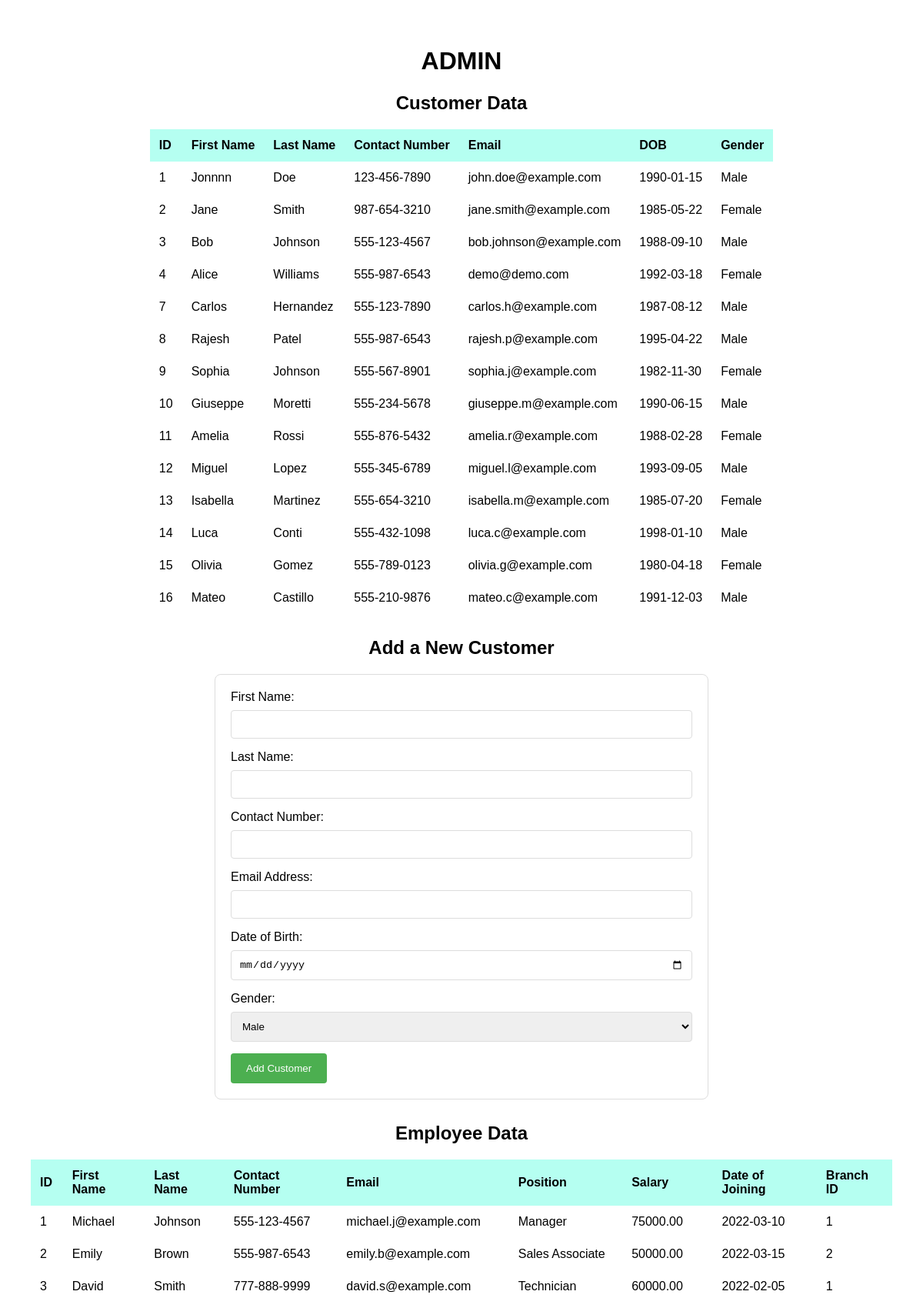
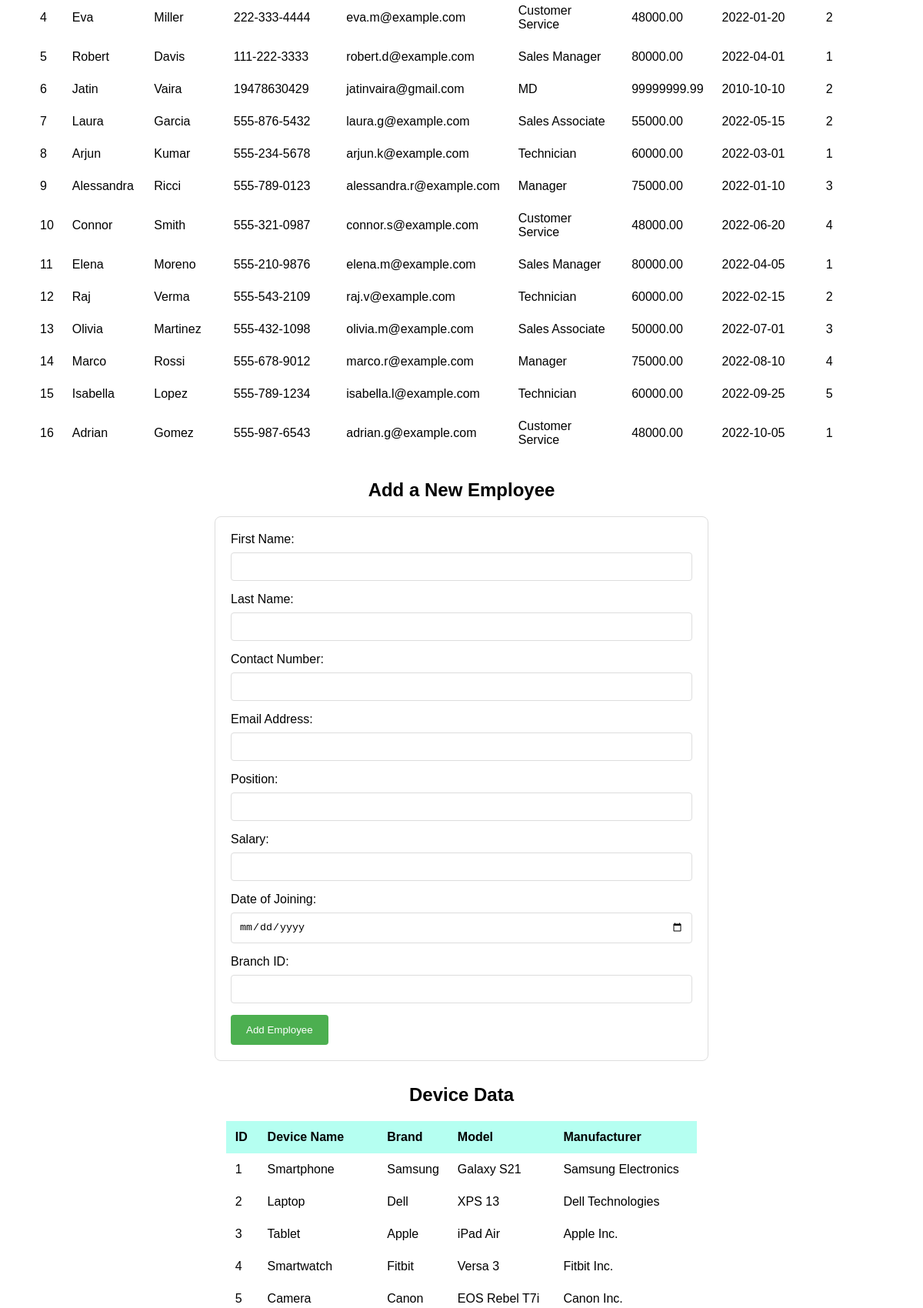
The page / (upper part) on the database its author committed (2 pictures, top to bottom).
### tables this page shows
CREATE TABLE `customer` (
  `customer_ID` int(11) NOT NULL,
  `first_name` varchar(255) NOT NULL,
  `last_name` varchar(255) NOT NULL,
  `contact_number` varchar(15) NOT NULL,
  `email_address` varchar(255) NOT NULL,
  `date_of_birth` date NOT NULL,
  `gender` varchar(10) NOT NULL
);

CREATE TABLE `employee` (
  `employee_ID` int(11) NOT NULL,
  `first_name` varchar(255) NOT NULL,
  `last_name` varchar(255) NOT NULL,
  `contact_number` varchar(15) NOT NULL,
  `email_address` varchar(255) NOT NULL,
  `position` varchar(255) NOT NULL,
  `salary` decimal(10,2) NOT NULL,
  `date_of_joining` date NOT NULL,
  `branch_ID` int(11) NOT NULL
);

CREATE TABLE `device` (
  `device_ID` int(11) NOT NULL,
  `device_name` varchar(255) NOT NULL,
  `brand` varchar(255) NOT NULL,
  `model` varchar(255) NOT NULL,
  `manufacturer` varchar(255) NOT NULL
);

### php/display_employees.php (the view, shortened to what this page needs)
<?php
include 'db.php';
$query = "SELECT * FROM `Employee`";
$result = $conn->query($query);
if ($result->num_rows > 0) {
    echo '<table>';
    echo '<tr><th>ID</th><th>First Name</th><th>Last Name</th><th>Contact Number</th><th>Email</th><th>Position</th><th>Salary</th><th>Date of Joining</th><th>Branch ID</th></tr>';
    while ($row = $result->fetch_assoc()) {
        echo "<tr>";
        echo "<td>{$row['employee_ID']}</td>";
        echo "<td>{$row['first_name']}</td>";
        echo "<td>{$row['last_name']}</td>";
        echo "<td>{$row['contact_number']}</td>";
        echo "<td>{$row['email_address']}</td>";
        echo "<td>{$row['position']}</td>";
        echo "<td>{$row['salary']}</td>";
        echo "<td>{$row['date_of_joining']}</td>";
        echo "<td>{$row['branch_ID']}</td>";
        echo "</tr>";
    }
    echo '</table>';
} else {
    echo 'No employee data available.';
}
?>

### index.php (shortened to what this page needs)
<!DOCTYPE html>
<html lang="en">
<head>
    <link rel="stylesheet" href="styles.css">
</head>
<body>
    <h1>ADMIN</h1>
    <section id="customer-section">
        <h2>Customer Data</h2>
        <?php include 'php/display_customers.php'; ?>
    </section>
    <section id="add-customer-section">
        <h2>Add a New Customer</h2>
        <?php include 'php/add_customer_form.php'; ?>
    </section>
    <section id="employee-section">
        <h2>Employee Data</h2>
        <?php include 'php/display_employees.php'; ?>
    </section>
    <section id="add-employee-section">
        <h2>Add a New Employee</h2>
        <?php include 'php/add_employees_form.php'; ?>
    </section>
    <section id="device-section">
        <h2>Device Data</h2>
        <?php include 'php/display_devices.php'; ?>
    </section>
</body>
</html>

### php/display_customers.php (shortened to what this page needs)
<?php
include 'db.php';
$query = "SELECT * FROM `Customer`";
$result = $conn->query($query);
if ($result->num_rows > 0) {
    echo '<table>';
    echo '<tr><th>ID</th><th>First Name</th><th>Last Name</th><th>Contact Number</th><th>Email</th><th>DOB</th><th>Gender</th></tr>';
    while ($row = $result->fetch_assoc()) {
        echo "<tr>";
        echo "<td>{$row['customer_ID']}</td>";
        echo "<td>{$row['first_name']}</td>";
        echo "<td>{$row['last_name']}</td>";
        echo "<td>{$row['contact_number']}</td>";
        echo "<td>{$row['email_address']}</td>";
        echo "<td>{$row['date_of_birth']}</td>";
        echo "<td>{$row['gender']}</td>";
        echo "</tr>";
    }
    echo '</table>';
} else {
    echo 'No customer data available.';
}
?>

### php/add_customer_form.php (shortened to what this page needs)
<form action="php/process.php" method="post">
    <label for="first_name">First Name:</label>
    <input type="text" id="first_name" name="first_name" required>
    <label for="last_name">Last Name:</label>
    <input type="text" id="last_name" name="last_name" required>
    <label for="contact_number">Contact Number:</label>
    <input type="text" id="contact_number" name="contact_number" required>
    <label for="email_address">Email Address:</label>
    <input type="email" id="email_address" name="email_address" required>
    <label for="date_of_birth">Date of Birth:</label>
    <input type="date" id="date_of_birth" name="date_of_birth" required>
    <label for="gender">Gender:</label>
    <select id="gender" name="gender" required>
        <option value="Male">Male</option>
    </select>
    <input type="submit" value="Add Customer">
</form>

### php/add_employees_form.php (shortened to what this page needs)
<form action="php/process.php" method="post">
    <label for="first_name">First Name:</label>
    <input type="text" id="first_name" name="first_name" required>
    <label for="last_name">Last Name:</label>
    <input type="text" id="last_name" name="last_name" required>
    <label for="contact_number">Contact Number:</label>
    <input type="text" id="contact_number" name="contact_number" required>
    <label for="email_address">Email Address:</label>
    <input type="email" id="email_address" name="email_address" required>
    <label for="position">Position:</label>
    <input type="text" id="position" name="position" required>
    <label for="salary">Salary:</label>
    <input type="text" id="salary" name="salary" required>
    <label for="date_of_joining">Date of Joining:</label>
    <input type="date" id="date_of_joining" name="date_of_joining" required>
    <label for="branch_ID">Branch ID:</label>
    <input type="text" id="branch_ID" name="branch_ID" required>
    <input type="submit" value="Add Employee">
</form>

### php/display_devices.php (shortened to what this page needs)
<?php
include 'db.php';
$query = "SELECT * FROM `Device`";
$result = $conn->query($query);
if ($result->num_rows > 0) {
    echo '<table>';
    echo '<tr><th>ID</th><th>Device Name</th><th>Brand</th><th>Model</th><th>Manufacturer</th></tr>';
    while ($row = $result->fetch_assoc()) {
        echo "<tr>";
        echo "<td>{$row['device_ID']}</td>";
        echo "<td>{$row['device_name']}</td>";
        echo "<td>{$row['brand']}</td>";
        echo "<td>{$row['model']}</td>";
        echo "<td>{$row['manufacturer']}</td>";
        echo "</tr>";
    }
    echo '</table>';
} else {
    echo 'No device data available.';
}
?>

### styles.css (style rules this page uses)
body { font-family:'Gill Sans', 'Gill Sans MT', Calibri, 'Trebuchet MS', sans-serif; margin: 20px; padding: 20px; }
h1, h2, h3 { text-align: center; }
table { border-collapse: collapse; margin-top: 20px; display: flex; justify-content: center; overflow: hidden; }
table, th, td { border: 0px solid #0b4871; }
th, td { padding: 12px; text-align: left; }
th { background-color: #b5fff1; }
section { margin-bottom: 30px; }
form { max-width: 600px; margin: 20px auto; padding: 20px; border: 1px solid #ddd; border-radius: 8px; }
label { display: block; margin-bottom: 8px; }
input[type="text"], input[type="email"], input[type="date"], input[type="checkbox"], select { width: 100%; padding: 10px; margin-bottom: 15px; border: 1px solid #ddd; border-radius: 4px; box-sizing: border-box; }
input[type="submit"], button { background-color: #4CAF50; color: white; padding: 12px 20px; border: none; border-radius: 4px; cursor: pointer; }

### rows shown on the page
customer: customer_ID "1", first_name "Jonnnn", last_name "Doe", contact_number "123-456-7890", email_address "john.doe@example.com", date_of_birth "1990-01-15", gender "Male"
customer: customer_ID "2", first_name "Jane", last_name "Smith", contact_number "987-654-3210", email_address "jane.smith@example.com", date_of_birth "1985-05-22", gender "Female"
customer: customer_ID "3", first_name "Bob", last_name "Johnson", contact_number "555-123-4567", email_address "bob.johnson@example.com", date_of_birth "1988-09-10", gender "Male"
customer: customer_ID "4", first_name "Alice", last_name "Williams", contact_number "555-987-6543", email_address "demo@demo.com", date_of_birth "1992-03-18", gender "Female"
customer: customer_ID "7", first_name "Carlos", last_name "Hernandez", contact_number "555-123-7890", email_address "carlos.h@example.com", date_of_birth "1987-08-12", gender "Male"
customer: customer_ID "8", first_name "Rajesh", last_name "Patel", contact_number "555-987-6543", email_address "rajesh.p@example.com", date_of_birth "1995-04-22", gender "Male"
customer: customer_ID "9", first_name "Sophia", last_name "Johnson", contact_number "555-567-8901", email_address "sophia.j@example.com", date_of_birth "1982-11-30", gender "Female"
customer: customer_ID "10", first_name "Giuseppe", last_name "Moretti", contact_number "555-234-5678", email_address "giuseppe.m@example.com", date_of_birth "1990-06-15", gender "Male"
customer: customer_ID "11", first_name "Amelia", last_name "Rossi", contact_number "555-876-5432", email_address "amelia.r@example.com", date_of_birth "1988-02-28", gender "Female"
customer: customer_ID "12", first_name "Miguel", last_name "Lopez", contact_number "555-345-6789", email_address "miguel.l@example.com", date_of_birth "1993-09-05", gender "Male"
customer: customer_ID "13", first_name "Isabella", last_name "Martinez", contact_number "555-654-3210", email_address "isabella.m@example.com", date_of_birth "1985-07-20", gender "Female"
customer: customer_ID "14", first_name "Luca", last_name "Conti", contact_number "555-432-1098", email_address "luca.c@example.com", date_of_birth "1998-01-10", gender "Male"
customer: customer_ID "15", first_name "Olivia", last_name "Gomez", contact_number "555-789-0123", email_address "olivia.g@example.com", date_of_birth "1980-04-18", gender "Female"
customer: customer_ID "16", first_name "Mateo", last_name "Castillo", contact_number "555-210-9876", email_address "mateo.c@example.com", date_of_birth "1991-12-03", gender "Male"
employee: employee_ID "1", first_name "Michael", last_name "Johnson", contact_number "555-123-4567", email_address "michael.j@example.com", position "Manager", salary "75000.00", date_of_joining "2022-03-10", branch_ID "1"
employee: employee_ID "2", first_name "Emily", last_name "Brown", contact_number "555-987-6543", email_address "emily.b@example.com", position "Sales Associate", salary "50000.00", date_of_joining "2022-03-15", branch_ID "2"
employee: employee_ID "3", first_name "David", last_name "Smith", contact_number "777-888-9999", email_address "david.s@example.com", position "Technician", salary "60000.00", date_of_joining "2022-02-05", branch_ID "1"
employee: employee_ID "4", first_name "Eva", last_name "Miller", contact_number "222-333-4444", email_address "eva.m@example.com", position "Customer Service", salary "48000.00", date_of_joining "2022-01-20", branch_ID "2"
employee: employee_ID "5", first_name "Robert", last_name "Davis", contact_number "111-222-3333", email_address "robert.d@example.com", position "Sales Manager", salary "80000.00", date_of_joining "2022-04-01", branch_ID "1"
employee: employee_ID "6", first_name "Jatin", last_name "Vaira", contact_number "19478630429", email_address "jatinvaira@gmail.com", position "MD", salary "99999999.99", date_of_joining "2010-10-10", branch_ID "2"
employee: employee_ID "7", first_name "Laura", last_name "Garcia", contact_number "555-876-5432", email_address "laura.g@example.com", position "Sales Associate", salary "55000.00", date_of_joining "2022-05-15", branch_ID "2"
employee: employee_ID "8", first_name "Arjun", last_name "Kumar", contact_number "555-234-5678", email_address "arjun.k@example.com", position "Technician", salary "60000.00", date_of_joining "2022-03-01", branch_ID "1"
employee: employee_ID "9", first_name "Alessandra", last_name "Ricci", contact_number "555-789-0123", email_address "alessandra.r@example.com", position "Manager", salary "75000.00", date_of_joining "2022-01-10", branch_ID "3"
employee: employee_ID "10", first_name "Connor", last_name "Smith", contact_number "555-321-0987", email_address "connor.s@example.com", position "Customer Service", salary "48000.00", date_of_joining "2022-06-20", branch_ID "4"
employee: employee_ID "11", first_name "Elena", last_name "Moreno", contact_number "555-210-9876", email_address "elena.m@example.com", position "Sales Manager", salary "80000.00", date_of_joining "2022-04-05", branch_ID "1"
employee: employee_ID "12", first_name "Raj", last_name "Verma", contact_number "555-543-2109", email_address "raj.v@example.com", position "Technician", salary "60000.00", date_of_joining "2022-02-15", branch_ID "2"
employee: employee_ID "13", first_name "Olivia", last_name "Martinez", contact_number "555-432-1098", email_address "olivia.m@example.com", position "Sales Associate", salary "50000.00", date_of_joining "2022-07-01", branch_ID "3"
employee: employee_ID "14", first_name "Marco", last_name "Rossi", contact_number "555-678-9012", email_address "marco.r@example.com", position "Manager", salary "75000.00", date_of_joining "2022-08-10", branch_ID "4"
employee: employee_ID "15", first_name "Isabella", last_name "Lopez", contact_number "555-789-1234", email_address "isabella.l@example.com", position "Technician", salary "60000.00", date_of_joining "2022-09-25", branch_ID "5"
employee: employee_ID "16", first_name "Adrian", last_name "Gomez", contact_number "555-987-6543", email_address "adrian.g@example.com", position "Customer Service", salary "48000.00", date_of_joining "2022-10-05", branch_ID "1"
device: device_ID "1", device_name "Smartphone", brand "Samsung", model "Galaxy S21", manufacturer "Samsung Electronics"
device: device_ID "2", device_name "Laptop", brand "Dell", model "XPS 13", manufacturer "Dell Technologies"
device: device_ID "3", device_name "Tablet", brand "Apple", model "iPad Air", manufacturer "Apple Inc."
device: device_ID "4", device_name "Smartwatch", brand "Fitbit", model "Versa 3", manufacturer "Fitbit Inc."
device: device_ID "5", device_name "Camera", brand "Canon", model "EOS Rebel T7i", manufacturer "Canon Inc."
